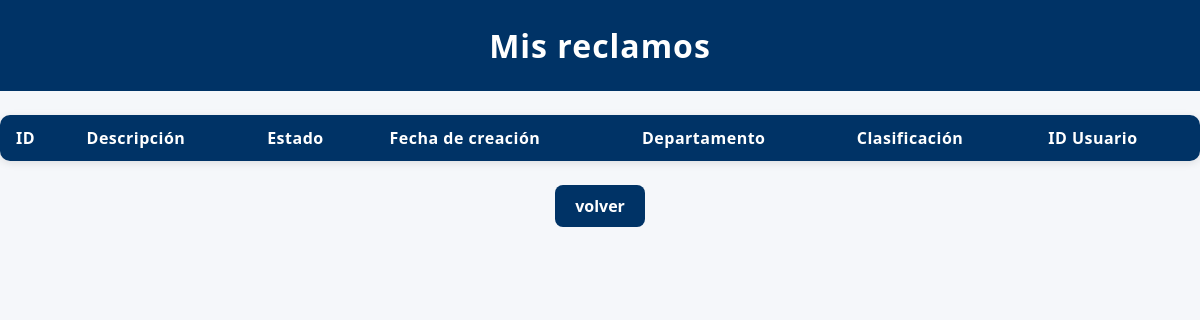
/mis_reclamos (signed in), run on an earlier commit of the app's database.
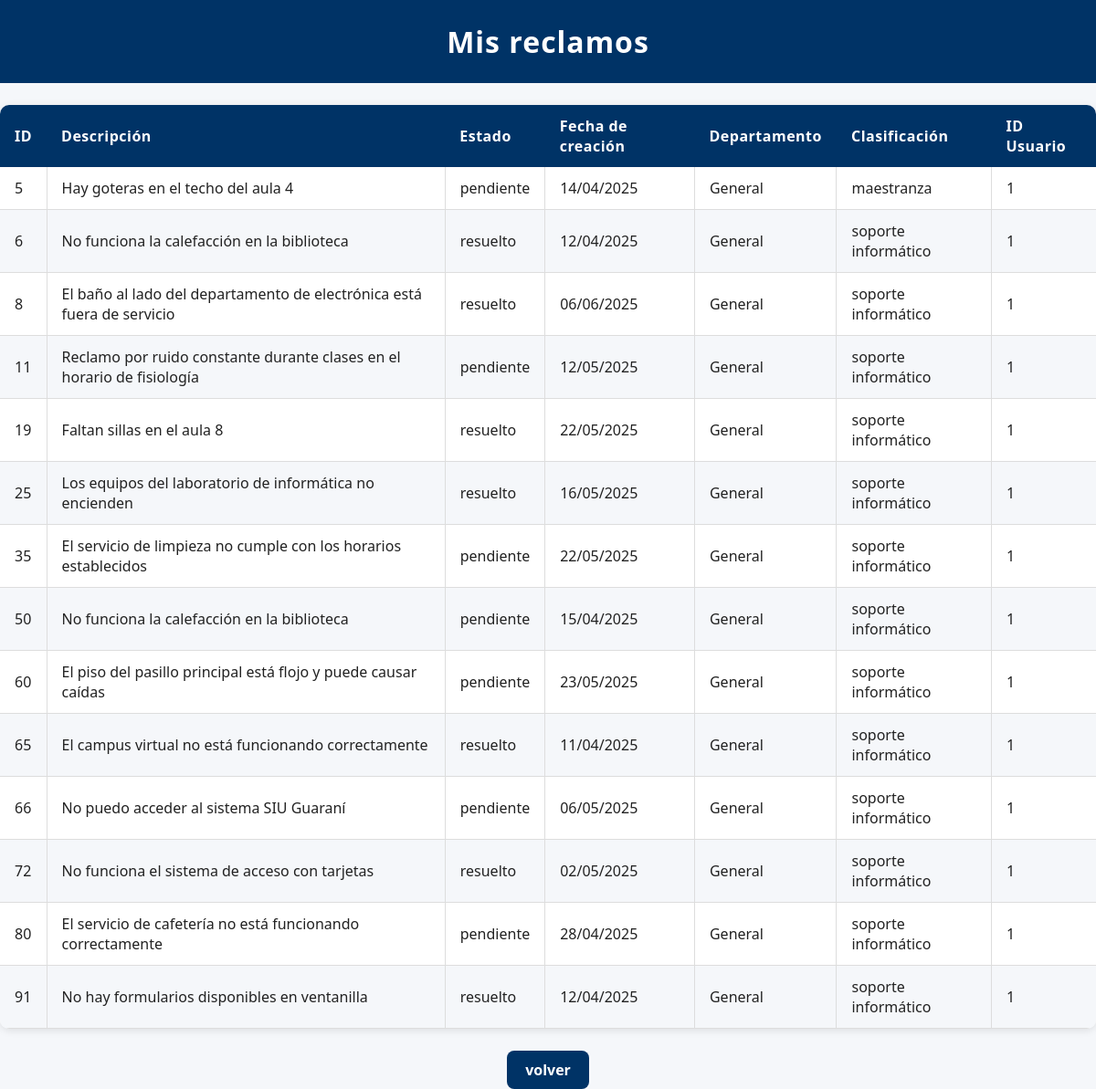
And on a later commit of the database.
### modules/modelos.py (models this page shows)
class Base(DeclarativeBase):
    pass

class ModeloReclamo(Base):
    __tablename__ = 'reclamos'
    id = Column(Integer, primary_key=True)
    estado = Column(String, default="pendiente")
    fecha_hora = Column(DateTime, default=datetime.utcnow)
    contenido = Column(String)
    usuario_id = Column(Integer, ForeignKey('usuarios.id'))
    departamento = Column(String)
    clasificacion = Column(String)
    cantidad_adherentes = Column(Integer, default=1) #Se contabiliza como adherente el usuario que crea el reclamo
    usuarios = relationship(
        "ModeloUsuario",
        secondary=usuarios_reclamos,
        back_populates="reclamos"
    )
    usuario = relationship("ModeloUsuario", foreign_keys=[usuario_id], backref="reclamos_creados")

### server.py (the view)
@app.route('/mis_reclamos')
@login_required
def mis_reclamos():
    reclamos = repo_reclamos.obtener_todos_los_registros(current_user.id)
    return render_template('mis_reclamos.html', usuario=current_user, reclamos=reclamos)

### modules/login.py (called while the page is built)
    @property
    def is_authenticated(self):
        return True

### modules/repositorio.py (called while the page is built)
    def obtener_registro_por_filtro(self, campo, valor, campo2=None, valor2=None):
        query = self.__session.query(ModeloUsuario).filter(getattr(ModeloUsuario, campo) == valor)
        if campo2 and valor2:
            query = query.filter(getattr(ModeloUsuario, campo2) == valor2)
        modelo = query.first()
        if modelo:
            return self.__map_modelo_a_entidad(modelo)
        return None

    def __map_modelo_a_entidad(self, modelo: ModeloUsuario):
        return Usuario(
            nombre=modelo.nombre,
            apellido=modelo.apellido,
            email=modelo.email,
            nombre_de_usuario=modelo.nombre_de_usuario,
            contraseña=modelo.contraseña,
            rol=modelo.rol,
            claustro=modelo.claustro,
            id=modelo.id
        )

    def obtener_todos_los_registros(self, usuario_id):
        return self.__session.query(ModeloReclamo).filter_by(usuario_id=usuario_id).all()

### modules/usuarios.py (called while the page is built)
    @property
    def nombre(self):
        return self.__nombre

    @property
    def apellido(self):
        return self.__apellido

    @property
    def email(self):
        return self.__email

    @property
    def nombre_de_usuario(self):
        return self.__nombre_de_usuario

    @property
    def contraseña(self):
        return self.__contraseña

    @property
    def rol(self):
        return self.__rol

    @property
    def claustro(self):
        return self.__claustro

    @property
    def id(self):
        return self.__id

### server.py (called while the page is built)
@login_manager.user_loader
def load_user(user_id):
    usuario = repo_usuarios.obtener_registro_por_filtro(campo='id', valor = user_id)
    if usuario:
        return FlaskLoginUser(usuario)
    return None

### templates/mis_reclamos.html (shortened to what this page needs)
<!DOCTYPE html>
<html lang="en">
<head>
    <link rel="stylesheet" href="{{ url_for('static', filename='style.css') }}">
</head>
<body>
    <h1>Mis reclamos</h1>
    <table>
        <thead>
            <tr>
                <th>ID</th>
                <th>Descripción</th>
                <th>Estado</th>
                <th>Fecha de creación</th>
                <th>Departamento</th>
                <th>Clasificación</th>
                <th>ID Usuario</th>
            </tr>
        </thead>
        <tbody>
            {% for reclamo in reclamos %}
            <tr>
                <td>{{ reclamo.id }}</td>
                <td>{{ reclamo.contenido }}</td>
                <td>{{ reclamo.estado }}</td>
                <td>{{ reclamo.fecha_hora.strftime('%d/%m/%Y') }}</td>
                <td>{{ reclamo.departamento }}</td>
                <td>{{ reclamo.clasificacion }}</td>
                <td>{{ reclamo.usuario_id }}</td>
            </tr>
            {% endfor %}
        </tbody>
    </table>
    <div style="text-align:center;">
        <a href="{{ url_for('inicio') }}" class="enlace-boton">volver</a>
    </div>
</body>
</html>

### static/style.css (style rules this page uses)
html, body { font-family: 'Segoe UI', Arial, sans-serif; background-color: #f5f7fa; color: #222; margin: 0; padding: 0; height: 100%; }
h1 { background-color: #003366; color: #fff; margin: 0; padding: 24px 0; text-align: center; letter-spacing: 1px; }
table { width: 100%; border-collapse: collapse; margin: 24px 0; font-family: 'Segoe UI', Arial, sans-serif; font-size: 1em; color: #222; box-shadow: 0 2px 8px rgba(0,0,0,0.1); border-radius: 10px; overflow: hidden; background: #fff; }
thead { background-color: #003366; color: #fff; text-align: left; }
thead th { padding: 12px 16px; font-weight: bold; letter-spacing: 0.5px; }
tbody tr { border-bottom: 1px solid #ddd; }
tbody tr:nth-child(even) { background-color: #f5f7fa; }
tbody td { padding: 12px 16px; vertical-align: middle; border-left: 1px solid #ddd; }
tbody td:first-child { border-left: none; }
a { position: relative; color: #003366; font-weight: 600; text-decoration: none; cursor: pointer; transition: color 0.3s ease; }
a::after { content: ''; position: absolute; width: 0; height: 2px; left: 0; bottom: -3px; background-color: #00509e; transition: width 0.3s ease; border-radius: 2px; }
a.enlace-boton { display: inline-block; padding: 10px 20px; background-color: #003366; color: #fff; border-radius: 8px; text-decoration: none; font-weight: bold; }

What changed in the data, as far as the page shows it:
added ModeloReclamo: id "5", contenido "Hay goteras en el techo del aula 4", estado "pendiente", fecha_hora "14/04/2025", departamento "General", clasificacion "maestranza", usuario_id "1"
added ModeloReclamo: id "6", contenido "No funciona la calefacción en la biblioteca", estado "resuelto", fecha_hora "12/04/2025", departamento "General", clasificacion "soporte informático", usuario_id "1"
added ModeloReclamo: id "8", contenido "El baño al lado del departamento de electrónica está fuera de servicio", estado "resuelto", fecha_hora "06/06/2025", departamento "General", clasificacion "soporte informático", usuario_id "1"
added ModeloReclamo: id "11", contenido "Reclamo por ruido constante durante clases en el horario de fisiología", estado "pendiente", fecha_hora "12/05/2025", departamento "General", clasificacion "soporte informático", usuario_id "1"
added ModeloReclamo: id "19", contenido "Faltan sillas en el aula 8", estado "resuelto", fecha_hora "22/05/2025", departamento "General", clasificacion "soporte informático", usuario_id "1"
added ModeloReclamo: id "25", contenido "Los equipos del laboratorio de informática no encienden", estado "resuelto", fecha_hora "16/05/2025", departamento "General", clasificacion "soporte informático", usuario_id "1"
added ModeloReclamo: id "35", contenido "El servicio de limpieza no cumple con los horarios establecidos", estado "pendiente", fecha_hora "22/05/2025", departamento "General", clasificacion "soporte informático", usuario_id "1"
added ModeloReclamo: id "50", contenido "No funciona la calefacción en la biblioteca", estado "pendiente", fecha_hora "15/04/2025", departamento "General", clasificacion "soporte informático", usuario_id "1"
added ModeloReclamo: id "60", contenido "El piso del pasillo principal está flojo y puede causar caídas", estado "pendiente", fecha_hora "23/05/2025", departamento "General", clasificacion "soporte informático", usuario_id "1"
added ModeloReclamo: id "65", contenido "El campus virtual no está funcionando correctamente", estado "resuelto", fecha_hora "11/04/2025", departamento "General", clasificacion "soporte informático", usuario_id "1"
added ModeloReclamo: id "66", contenido "No puedo acceder al sistema SIU Guaraní", estado "pendiente", fecha_hora "06/05/2025", departamento "General", clasificacion "soporte informático", usuario_id "1"
added ModeloReclamo: id "72", contenido "No funciona el sistema de acceso con tarjetas", estado "resuelto", fecha_hora "02/05/2025", departamento "General", clasificacion "soporte informático", usuario_id "1"
added ModeloReclamo: id "80", contenido "El servicio de cafetería no está funcionando correctamente", estado "pendiente", fecha_hora "28/04/2025", departamento "General", clasificacion "soporte informático", usuario_id "1"
added ModeloReclamo: id "91", contenido "No hay formularios disponibles en ventanilla", estado "resuelto", fecha_hora "12/04/2025", departamento "General", clasificacion "soporte informático", usuario_id "1"
